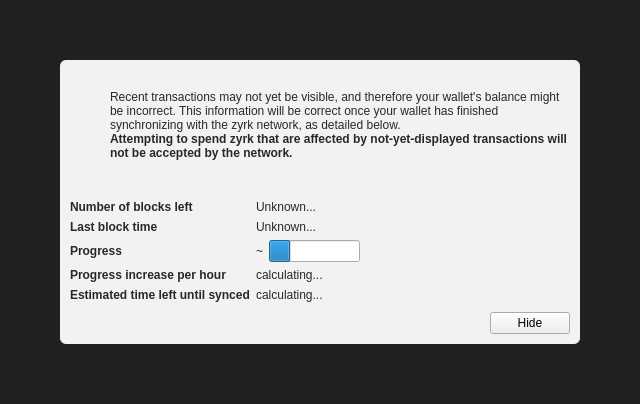
<?xml version="1.0" encoding="UTF-8"?>
<ui version="4.0">
 <class>ModalOverlay</class>
 <widget class="ModalOverlay" name="ModalOverlay">
  <property name="geometry">
   <rect>
    <x>0</x>
    <y>0</y>
    <width>640</width>
    <height>404</height>
   </rect>
  </property>
  <property name="windowTitle">
   <string>Form</string>
  </property>
  <layout class="QVBoxLayout" name="verticalLayout" stretch="0">
   <property name="sizeConstraint">
    <enum>QLayout::SetDefaultConstraint</enum>
   </property>
   <property name="leftMargin">
    <number>0</number>
   </property>
   <property name="topMargin">
    <number>0</number>
   </property>
   <property name="rightMargin">
    <number>0</number>
   </property>
   <property name="bottomMargin">
    <number>0</number>
   </property>
   <item>
    <widget class="QWidget" name="bgWidget" native="true">
     <property name="styleSheet">
      <string notr="true">#bgWidget { background: rgba(0,0,0,220); }</string>
     </property>
     <layout class="QVBoxLayout" name="verticalLayoutMain" stretch="1">
      <property name="leftMargin">
       <number>60</number>
      </property>
      <property name="topMargin">
       <number>60</number>
      </property>
      <property name="rightMargin">
       <number>60</number>
      </property>
      <property name="bottomMargin">
       <number>60</number>
      </property>
      <item>
       <widget class="QWidget" name="contentWidget" native="true">
        <property name="styleSheet">
         <string notr="true">#contentWidget { background: rgba(255,255,255,240); border-radius: 6px; }

QLabel { color: rgb(40,40,40);  }</string>
        </property>
        <layout class="QVBoxLayout" name="verticalLayoutSub" stretch="1,0,0,0">
         <property name="spacing">
          <number>0</number>
         </property>
         <property name="leftMargin">
          <number>10</number>
         </property>
         <property name="topMargin">
          <number>10</number>
         </property>
         <property name="rightMargin">
          <number>10</number>
         </property>
         <property name="bottomMargin">
          <number>10</number>
         </property>
         <item>
          <layout class="QHBoxLayout" name="horizontalLayoutIconText" stretch="0,1">
           <property name="topMargin">
            <number>20</number>
           </property>
           <item>
            <layout class="QVBoxLayout" name="verticalLayoutIcon">
             <property name="leftMargin">
              <number>0</number>
             </property>
             <item>
              <widget class="QPushButton" name="warningIcon">
               <property name="enabled">
                <bool>false</bool>
               </property>
               <property name="text">
                <string/>
               </property>
               <property name="icon">
                <iconset resource="../zyrk.qrc">
                 <normaloff>:/icons/warning</normaloff>
                 <disabledoff>:/icons/warning</disabledoff>:/icons/warning</iconset>
               </property>
               <property name="iconSize">
                <size>
                 <width>48</width>
                 <height>48</height>
                </size>
               </property>
               <property name="flat">
                <bool>true</bool>
               </property>
              </widget>
             </item>
             <item>
              <spacer name="verticalSpacerWarningIcon">
               <property name="orientation">
                <enum>Qt::Vertical</enum>
               </property>
               <property name="sizeHint" stdset="0">
                <size>
                 <width>20</width>
                 <height>40</height>
                </size>
               </property>
              </spacer>
             </item>
            </layout>
           </item>
           <item>
            <layout class="QVBoxLayout" name="verticalLayoutInfoText">
             <property name="leftMargin">
              <number>0</number>
             </property>
             <property name="topMargin">
              <number>0</number>
             </property>
             <item>
              <widget class="QLabel" name="infoText">
               <property name="text">
                <string>Recent transactions may not yet be visible, and therefore your wallet's balance might be incorrect. This information will be correct once your wallet has finished synchronizing with the zyrk network, as detailed below.</string>
               </property>
               <property name="textFormat">
                <enum>Qt::RichText</enum>
               </property>
               <property name="wordWrap">
                <bool>true</bool>
               </property>
              </widget>
             </item>
             <item>
              <widget class="QLabel" name="infoTextStrong">
               <property name="font">
                <font>
                 <weight>75</weight>
                 <bold>true</bold>
                </font>
               </property>
               <property name="text">
                <string>Attempting to spend zyrk that are affected by not-yet-displayed transactions will not be accepted by the network.</string>
               </property>
               <property name="textFormat">
                <enum>Qt::RichText</enum>
               </property>
               <property name="wordWrap">
                <bool>true</bool>
               </property>
              </widget>
             </item>
             <item>
              <spacer name="verticalSpacerInTextSpace">
               <property name="orientation">
                <enum>Qt::Vertical</enum>
               </property>
               <property name="sizeHint" stdset="0">
                <size>
                 <width>20</width>
                 <height>40</height>
                </size>
               </property>
              </spacer>
             </item>
            </layout>
           </item>
          </layout>
         </item>
         <item>
          <spacer name="verticalSpacerAfterText">
           <property name="orientation">
            <enum>Qt::Vertical</enum>
           </property>
           <property name="sizeHint" stdset="0">
            <size>
             <width>20</width>
             <height>40</height>
            </size>
           </property>
          </spacer>
         </item>
         <item>
          <layout class="QFormLayout" name="formLayout">
           <property name="fieldGrowthPolicy">
            <enum>QFormLayout::FieldsStayAtSizeHint</enum>
           </property>
           <property name="horizontalSpacing">
            <number>6</number>
           </property>
           <property name="verticalSpacing">
            <number>6</number>
           </property>
           <property name="topMargin">
            <number>10</number>
           </property>
           <item row="0" column="0">
            <widget class="QLabel" name="labelNumberOfBlocksLeft">
             <property name="font">
              <font>
               <weight>75</weight>
               <bold>true</bold>
              </font>
             </property>
             <property name="text">
              <string>Number of blocks left</string>
             </property>
            </widget>
           </item>
           <item row="0" column="1">
            <widget class="QLabel" name="numberOfBlocksLeft">
             <property name="text">
              <string>Unknown...</string>
             </property>
            </widget>
           </item>
           <item row="1" column="0">
            <widget class="QLabel" name="labelLastBlockTime">
             <property name="font">
              <font>
               <weight>75</weight>
               <bold>true</bold>
              </font>
             </property>
             <property name="text">
              <string>Last block time</string>
             </property>
            </widget>
           </item>
           <item row="1" column="1">
            <widget class="QLabel" name="newestBlockDate">
             <property name="sizePolicy">
              <sizepolicy hsizetype="Maximum" vsizetype="Preferred">
               <horstretch>0</horstretch>
               <verstretch>0</verstretch>
              </sizepolicy>
             </property>
             <property name="text">
              <string>Unknown...</string>
             </property>
            </widget>
           </item>
           <item row="2" column="0">
            <widget class="QLabel" name="labelSyncDone">
             <property name="font">
              <font>
               <weight>75</weight>
               <bold>true</bold>
              </font>
             </property>
             <property name="text">
              <string>Progress</string>
             </property>
            </widget>
           </item>
           <item row="2" column="1">
            <layout class="QHBoxLayout" name="horizontalLayoutSync" stretch="0,1">
             <item>
              <widget class="QLabel" name="percentageProgress">
               <property name="text">
                <string notr="true">~</string>
               </property>
              </widget>
             </item>
             <item>
              <widget class="QProgressBar" name="progressBar">
               <property name="value">
                <number>24</number>
               </property>
               <property name="format">
                <string/>
               </property>
              </widget>
             </item>
            </layout>
           </item>
           <item row="4" column="0">
            <widget class="QLabel" name="labelProgressIncrease">
             <property name="font">
              <font>
               <weight>75</weight>
               <bold>true</bold>
              </font>
             </property>
             <property name="text">
              <string>Progress increase per hour</string>
             </property>
            </widget>
           </item>
           <item row="4" column="1">
            <widget class="QLabel" name="progressIncreasePerH">
             <property name="text">
              <string>calculating...</string>
             </property>
            </widget>
           </item>
           <item row="5" column="0">
            <widget class="QLabel" name="labelEstimatedTimeLeft">
             <property name="font">
              <font>
               <weight>75</weight>
               <bold>true</bold>
              </font>
             </property>
             <property name="text">
              <string>Estimated time left until synced</string>
             </property>
            </widget>
           </item>
           <item row="5" column="1">
            <widget class="QLabel" name="expectedTimeLeft">
             <property name="text">
              <string>calculating...</string>
             </property>
            </widget>
           </item>
          </layout>
         </item>
         <item>
          <layout class="QHBoxLayout" name="horizontalLayoutButtons">
           <property name="leftMargin">
            <number>10</number>
           </property>
           <property name="topMargin">
            <number>10</number>
           </property>
           <item>
            <spacer name="horizontalSpacer">
             <property name="orientation">
              <enum>Qt::Horizontal</enum>
             </property>
             <property name="sizeHint" stdset="0">
              <size>
               <width>40</width>
               <height>20</height>
              </size>
             </property>
            </spacer>
           </item>
           <item>
            <widget class="QPushButton" name="closeButton">
             <property name="text">
              <string>Hide</string>
             </property>
            </widget>
           </item>
          </layout>
         </item>
        </layout>
       </widget>
      </item>
     </layout>
    </widget>
   </item>
  </layout>
 </widget>
 <customwidgets>
  <customwidget>
   <class>ModalOverlay</class>
   <extends>QWidget</extends>
   <header>qt/modaloverlay.h</header>
   <container>1</container>
  </customwidget>
 </customwidgets>
 <resources>
  <include location="../zyrk.qrc"/>
 </resources>
 <connections/>
</ui>
